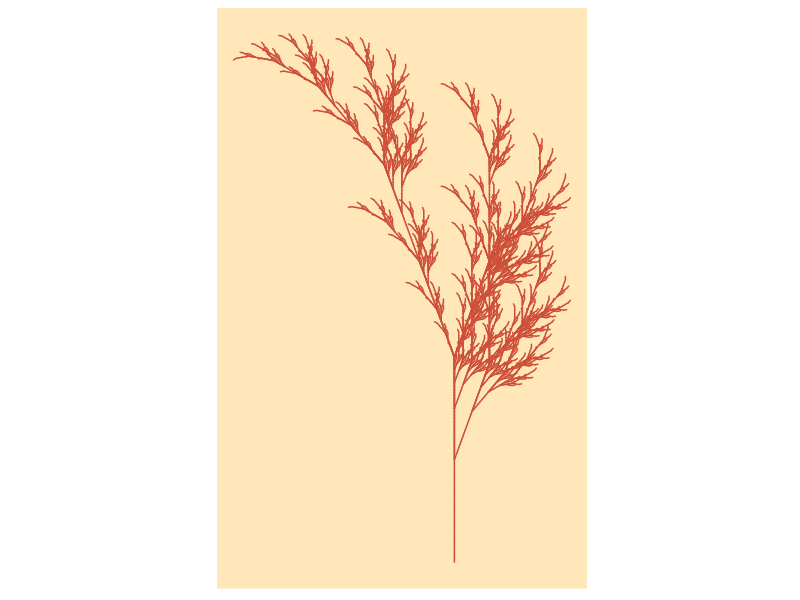

This chart was generated by the following R code:
# Title Fall color
# Credit: https://fronkonstin.com

# Install packages

install.packages("gsubfn")
install.packages("tidyverse")
library(gsubfn)
library(tidyverse)

# Define elements in plant art
# Each image corresponds to a different axiom, rules, angle and depth

# Leaf of Fall

axiom="X"
rules=list("X"="F-[[X]+X]+F[+FX]-X", "F"="FF")
angle=20
depth=6


for (i in 1:depth) axiom=gsubfn(".", rules, axiom)

actions=str_extract_all(axiom, "\\d*\\+|\\d*\\-|F|L|R|\\[|\\]|\\|") %>% unlist

status=data.frame(x=numeric(0), y=numeric(0), alfa=numeric(0))
points=data.frame(x1 = 0, y1 = 0, x2 = NA, y2 = NA, alfa=90, depth=1)


# Generating data
# Note: may take a minute or two

for (action in actions)
{
  if (action=="F")
  {
    x=points[1, "x1"]+cos(points[1, "alfa"]*(pi/180))
    y=points[1, "y1"]+sin(points[1, "alfa"]*(pi/180))
    points[1,"x2"]=x
    points[1,"y2"]=y
    data.frame(x1 = x, y1 = y, x2 = NA, y2 = NA,
               alfa=points[1, "alfa"],
               depth=points[1,"depth"]) %>% rbind(points)->points
  }
  if (action %in% c("+", "-")){
    alfa=points[1, "alfa"]
    points[1, "alfa"]=eval(parse(text=paste0("alfa",action, angle)))
  }
  if(action=="["){
    data.frame(x=points[1, "x1"], y=points[1, "y1"], alfa=points[1, "alfa"]) %>%
      rbind(status) -> status
    points[1, "depth"]=points[1, "depth"]+1
  }

  if(action=="]"){
    depth=points[1, "depth"]
    points[-1,]->points
    data.frame(x1=status[1, "x"], y1=status[1, "y"], x2=NA, y2=NA,
               alfa=status[1, "alfa"],
               depth=depth-1) %>%
      rbind(points) -> points
    status[-1,]->status
  }
}
ggplot() +
  geom_segment(aes(x = x1, y = y1, xend = x2, yend = y2),
               lineend = "round",
               color="tomato3", # Set your own Fall color?
               data=na.omit(points)) +
  coord_fixed(ratio = 1) +
  theme(panel.background = element_rect(fill = "wheat1"),
        panel.grid = element_blank(),
        axis.title = element_blank(),
        axis.ticks = element_blank(),
        axis.text  = element_blank())
